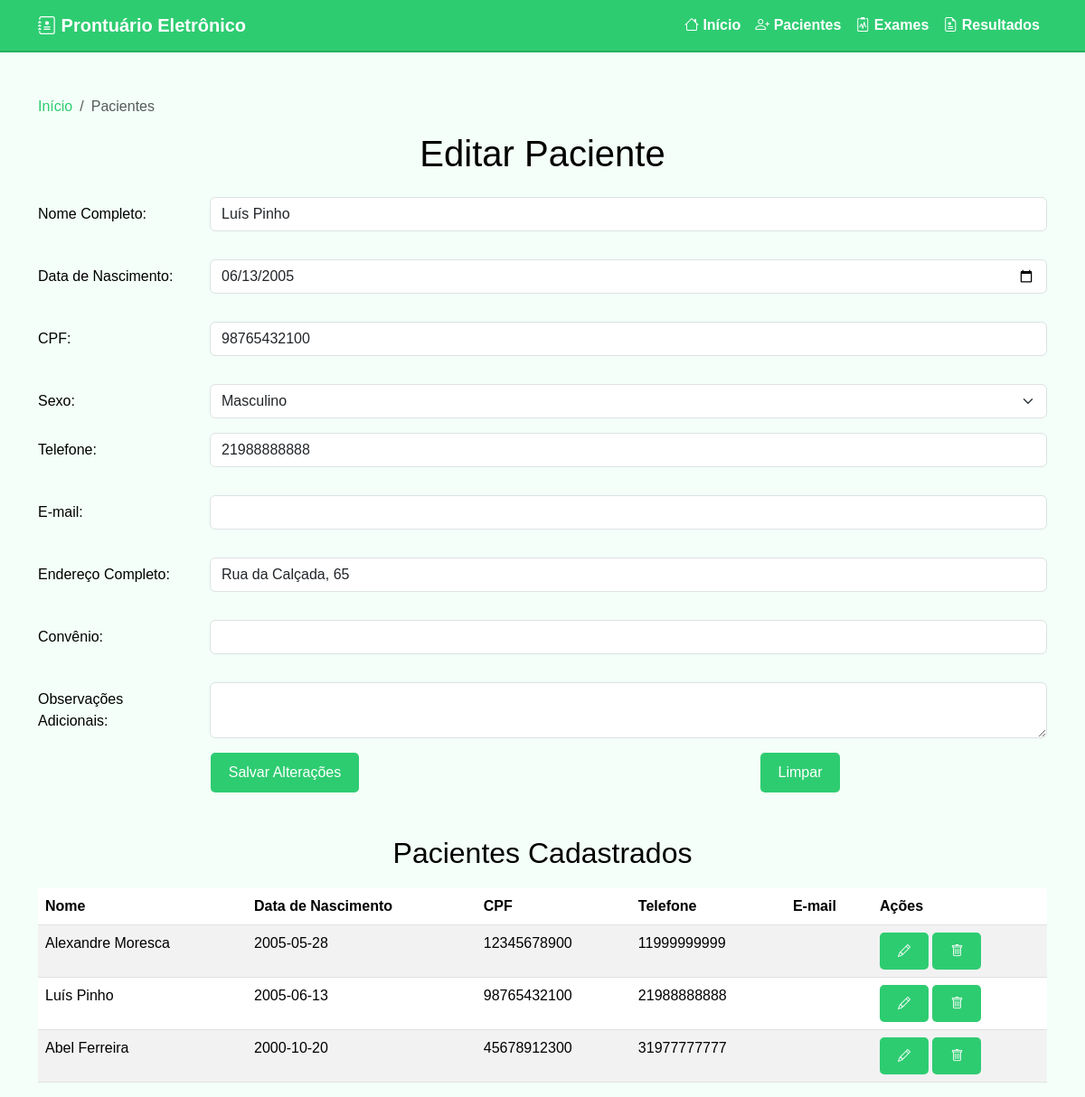
Screenshot of /php/views/cadastroPacientes.php?editar=2 with the database file from the repository.
### tables this page shows
CREATE TABLE IF NOT EXISTS paciente (
    id INT AUTO_INCREMENT PRIMARY KEY,
    nome VARCHAR(255) NOT NULL,
    nascimento DATE NOT NULL,
    cpf VARCHAR(14) NOT NULL UNIQUE,
    sexo VARCHAR(20) NOT NULL,
    telefone VARCHAR(20),
    email VARCHAR(255),
    endereco TEXT,
    convenio VARCHAR(255),
    observacoes TEXT
);

### php/controllers/PacienteController.php (called while the page is built, shortened)
<?php
require_once(__DIR__ . '/../config/db.php');
class PacienteController {
    public static function listar() {
        global $conn;
        return $conn->query("SELECT * FROM paciente");
    }
    public static function buscarPorId($id) {
        global $conn;
        $stmt = $conn->prepare("SELECT * FROM paciente WHERE id = ?");
        $stmt->bind_param("i", $id);
        $stmt->execute();
        $result = $stmt->get_result();
        return $result->fetch_assoc();
    }
}

### php/views/cadastroPacientes.php (the view, shortened to what this page needs)
<?php
require_once(__DIR__ . '/../controllers/PacienteController.php');
if (isset($_GET['editar'])) {
    $paciente = PacienteController::buscarPorId($_GET['editar']);
} else {
    $paciente = null;
}
$pacientes = PacienteController::listar();
?>
<!DOCTYPE html>
<html lang="pt-BR">
<head>
    <link href="https://cdn.jsdelivr.net/npm/bootstrap@5.3.5/dist/css/bootstrap.min.css" rel="stylesheet">
    <link href="https://cdn.jsdelivr.net/npm/bootstrap-icons@1.11.3/font/bootstrap-icons.css" rel="stylesheet">
    <link rel="stylesheet" href="../assets/style.css">
</head>
<body>
    <?php include 'navbar.php'; ?>
    <div class="container mt-5">
        <nav aria-label="breadcrumb">
            <ol class="breadcrumb mt-3">
                <li class="breadcrumb-item"><a href="home.php">Início</a></li>
                <li class="breadcrumb-item active" aria-current="page">Pacientes</li>
            </ol>
        </nav>
        <h1 class="text-center mb-4"><?= $paciente ? 'Editar Paciente' : 'Cadastro de Pacientes' ?></h1>
        <form method="POST" action="">
            <div class="row mb-3">
                <label for="nome" class="col-sm-2 col-form-label">Nome Completo:</label>
                <div class="col-sm-10">
                    <input type="text" class="form-control" id="nome" name="nome" value="<?= $paciente['nome'] ?? '' ?>" required>
                </div>
            </div>
            <div class="row mb-3">
                <label for="nascimento" class="col-sm-2 col-form-label">Data de Nascimento:</label>
                <div class="col-sm-10">
                    <input type="date" class="form-control" id="nascimento" name="nascimento" value="<?= $paciente['nascimento'] ?? '' ?>" required>
                </div>
            </div>
            <div class="row mb-3">
                <label for="cpf" class="col-sm-2 col-form-label">CPF:</label>
                <div class="col-sm-10">
                    <input type="text" class="form-control" id="cpf" name="cpf" value="<?= $paciente['cpf'] ?? '' ?>" required>
                </div>
            </div>
            <div class="row mb-3">
                <label for="sexo" class="col-sm-2 col-form-label">Sexo:</label>
                <div class="col-sm-10">
                    <select class="form-select" id="sexo" name="sexo" required>
                        <option value="masculino" <?= isset($paciente['sexo']) && $paciente['sexo'] === 'masculino' ? 'selected' : '' ?>>Masculino</option>
                    </select>
                </div>
            </div>
            <div class="row mb-3">
                <label for="telefone" class="col-sm-2 col-form-label">Telefone:</label>
                <div class="col-sm-10">
                    <input type="text" class="form-control" id="telefone" name="telefone" value="<?= $paciente['telefone'] ?? '' ?>" required>
                </div>
            </div>
            <div class="row mb-3">
                <label for="email" class="col-sm-2 col-form-label">E-mail:</label>
                <div class="col-sm-10">
                    <input type="email" class="form-control" id="email" name="email" value="<?= $paciente['email'] ?? '' ?>" required>
                </div>
            </div>
            <div class="row mb-3">
                <label for="endereco" class="col-sm-2 col-form-label">Endereço Completo:</label>
                <div class="col-sm-10">
                    <input type="text" class="form-control" id="endereco" name="endereco" value="<?= $paciente['endereco'] ?? '' ?>" required>
                </div>
            </div>
            <div class="row mb-3">
                <label for="convenio" class="col-sm-2 col-form-label">Convênio:</label>
                <div class="col-sm-10">
                    <input type="text" class="form-control" id="convenio" name="convenio" value="<?= $paciente['convenio'] ?? '' ?>">
                </div>
            </div>
            <div class="row mb-3">
                <label for="observacoes" class="col-sm-2 col-form-label">Observações Adicionais:</label>
                <div class="col-sm-10">
                    <textarea class="form-control" id="observacoes" name="observacoes"><?= $paciente['observacoes'] ?? '' ?></textarea>
                </div>
            </div>
            <div class="row mb-3 text-center">
                <div class="col">
                    <button type="submit" name="<?= $paciente ? 'editar' : 'cadastrar' ?>" class="btn btn-primary"><?= $paciente ? 'Salvar Alterações' : 'Cadastrar' ?></button>
                </div>
                <div class="col">
                    <button type="reset" class="btn btn-danger">Limpar</button>
                </div>
            </div>
        </form>
        <h2 class="text-center mt-5">Pacientes Cadastrados</h2>
<table class="table table-striped mt-3">
    <thead>
        <tr>
            <th>Nome</th>
            <th>Data de Nascimento</th>
            <th>CPF</th>
            <th>Telefone</th>
            <th>E-mail</th>
            <th>Ações</th>
        </tr>
    </thead>
    <tbody>
        <?php while ($row = $pacientes->fetch_assoc()): ?>
        <tr>
            <td><?= htmlspecialchars($row['nome']) ?></td>
            <td><?= htmlspecialchars($row['nascimento']) ?></td>
            <td><?= htmlspecialchars($row['cpf']) ?></td>
            <td><?= htmlspecialchars($row['telefone']) ?></td>
            <td><?= htmlspecialchars($row['email']) ?></td>
            <td>
                <a href="?editar=<?= $row['id'] ?>" class="btn btn-warning btn-sm" title="Editar">
                <i class="bi bi-pencil"></i>
                </a>
                <a href="?excluir=<?= $row['id'] ?>" class="btn btn-danger btn-sm" title="Excluir" onclick="return confirm('Excluir paciente?')">
                <i class="bi bi-trash"></i>
                </a>
            </td>
        </tr>
        <?php endwhile; ?>
    </tbody>
</table>
    </div>
</body>
</html>

### php/assets/style.css (style rules this page uses)
* { margin: 0; padding: 0; box-sizing: border-box; }
body { font-family: 'Arial', sans-serif; background-color: #f3fff8; color: #000000; margin: 0; padding: 0; }
h2 { color: #000000; margin-bottom: 20px; }
button, .btn { display: inline-block; padding: 10px 20px; border: none; border-radius: 5px; background-color: #2ecc71; color: #ffffff; text-align: center; cursor: pointer; transition: background-color 0.3s ease; }
input { border: 1px solid #ddd; border-radius: 5px; padding: 10px; width: 100%; margin-bottom: 15px; }
a { color: #2ecc71; text-decoration: none; }

### rows the page displays
paciente: nome "Luís Pinho", nascimento "06/13/2005", cpf "98765432100", telefone "21988888888", endereco "Rua da Calçada, 65", nascimento "2005-06-13"
paciente: nome "Alexandre Moresca", nascimento "2005-05-28", cpf "12345678900", telefone "11999999999"
paciente: nome "Abel Ferreira", nascimento "2000-10-20", cpf "45678912300", telefone "31977777777"
